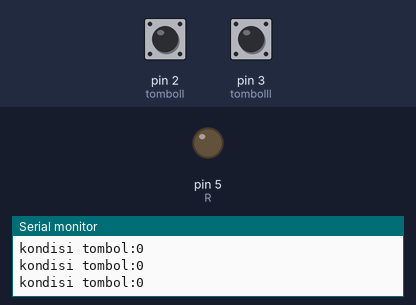
Simulated run of this sketch. Board: Arduino Uno, built with avr-gcc and run on an emulated ATmega328P. Shown: output pins drawn as LEDs (lit = HIGH), the last lines printed to the serial monitor. Inputs (shaded band) come from the test bench; at power-on: pin 2 (tomboll) LOW, pin 3 (tombolll) LOW.

Above: at 1.2 s.
1.3 s: pin 2 (tomboll) pulled HIGH for 0.15 s
At 1.43 s:
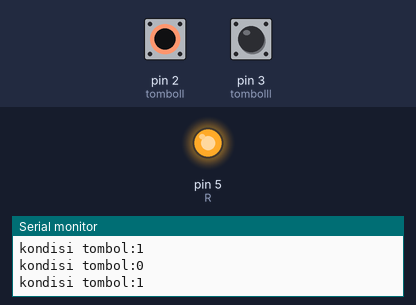
3.0 s: pin 2 (tomboll) pulled HIGH for 3.2 s
At 7.6 s:
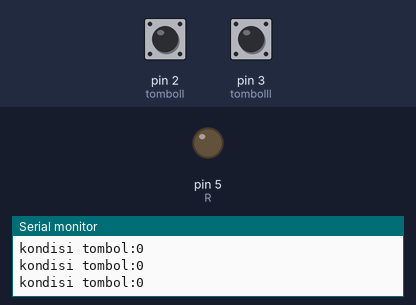
9.2 s: pin 3 (tombolll) pulled HIGH for 3.2 s
At 9.7 s:
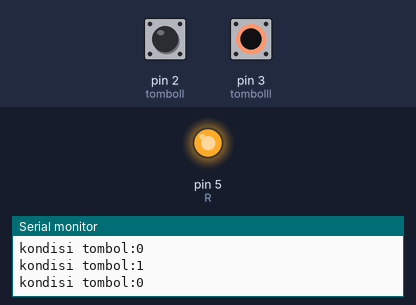
Timing chart, 0 to 13.9 s (numbered marks = the images above; inputs shaded):
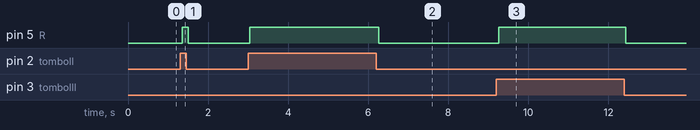

Measured:
- after the input at 1.3 s, pin 5 (R): LOW → HIGH after 0.06 s, → LOW 0.15 s later
- after the input at 3.0 s, pin 5 (R): LOW → HIGH at once, → LOW 3.2 s later
- after the input at 9.2 s, pin 5 (R): LOW → HIGH after 0.06 s, → LOW 3.2 s later

The sketch:

2.1_TOMBOL_2_LAMPU_AND.ino
```cpp
int tomboll=2;
int tombolll=3;
int R=5;

void setup() {
  Serial.begin(9600);
  pinMode(tomboll,INPUT);
  pinMode(tombolll,INPUT);
  pinMode(R,OUTPUT);


}

void loop() {
 int bacatomboll=digitalRead(tomboll);
  Serial.println("kondisi tombol:" +String(bacatomboll));
  int bacatombolll=digitalRead(tombolll);
  Serial.println("kondisi tombol:" +String(bacatombolll));


  if(bacatomboll==1 or bacatombolll==1 ){
  digitalWrite(R,HIGH);
  }else{
   digitalWrite(R,LOW);
  }
}
```
